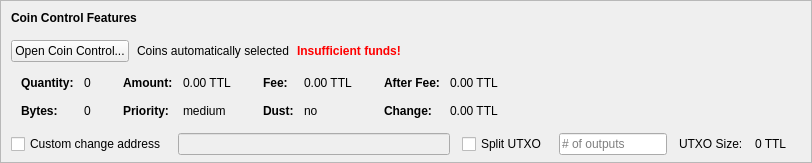
    <widget class="QFrame" name="frameCoinControl">
     <property name="sizePolicy">
      <sizepolicy hsizetype="Expanding" vsizetype="Expanding">
       <horstretch>0</horstretch>
       <verstretch>0</verstretch>
      </sizepolicy>
     </property>
     <property name="maximumSize">
      <size>
       <width>16777215</width>
       <height>16777215</height>
      </size>
     </property>
     <property name="frameShape">
      <enum>QFrame::StyledPanel</enum>
     </property>
     <property name="frameShadow">
      <enum>QFrame::Sunken</enum>
     </property>
     <layout class="QVBoxLayout" name="verticalLayoutCoinControl2">
      <property name="spacing">
       <number>0</number>
      </property>
      <property name="leftMargin">
       <number>0</number>
      </property>
      <property name="topMargin">
       <number>0</number>
      </property>
      <property name="rightMargin">
       <number>0</number>
      </property>
      <property name="bottomMargin">
       <number>6</number>
      </property>
      <item>
       <layout class="QVBoxLayout" name="verticalLayoutCoinControl" stretch="0,0,0,0,1">
        <property name="spacing">
         <number>0</number>
        </property>
        <property name="leftMargin">
         <number>10</number>
        </property>
        <property name="topMargin">
         <number>10</number>
        </property>
        <item>
         <layout class="QHBoxLayout" name="horizontalLayoutCoinControl1">
          <property name="bottomMargin">
           <number>15</number>
          </property>
          <item>
           <widget class="QLabel" name="labelCoinControlFeatures">
            <property name="sizePolicy">
             <sizepolicy hsizetype="Preferred" vsizetype="Maximum">
              <horstretch>0</horstretch>
              <verstretch>0</verstretch>
             </sizepolicy>
            </property>
            <property name="font">
             <font>
              <weight>75</weight>
              <bold>true</bold>
             </font>
            </property>
            <property name="styleSheet">
             <string notr="true">font-weight:bold;</string>
            </property>
            <property name="text">
             <string>Coin Control Features</string>
            </property>
           </widget>
          </item>
         </layout>
        </item>
        <item>
         <layout class="QHBoxLayout" name="horizontalLayoutCoinControl2" stretch="0,0,0,0">
          <property name="spacing">
           <number>8</number>
          </property>
          <property name="bottomMargin">
           <number>10</number>
          </property>
          <item>
           <widget class="QPushButton" name="pushButtonCoinControl">
            <property name="styleSheet">
             <string notr="true"/>
            </property>
            <property name="text">
             <string>Open Coin Control...</string>
            </property>
            <property name="autoDefault">
             <bool>false</bool>
            </property>
           </widget>
          </item>
          <item>
           <widget class="QLabel" name="labelCoinControlAutomaticallySelected">
            <property name="text">
             <string>Coins automatically selected</string>
            </property>
            <property name="margin">
             <number>5</number>
            </property>
           </widget>
          </item>
          <item>
           <widget class="QLabel" name="labelCoinControlInsuffFunds">
            <property name="font">
             <font>
              <weight>75</weight>
              <bold>true</bold>
             </font>
            </property>
            <property name="styleSheet">
             <string notr="true">color:red;font-weight:bold;</string>
            </property>
            <property name="text">
             <string>Insufficient funds!</string>
            </property>
            <property name="margin">
             <number>5</number>
            </property>
           </widget>
          </item>
          <item>
           <spacer name="horizontalSpacerCoinControl">
            <property name="orientation">
             <enum>Qt::Horizontal</enum>
            </property>
            <property name="sizeHint" stdset="0">
             <size>
              <width>40</width>
              <height>1</height>
             </size>
            </property>
           </spacer>
          </item>
         </layout>
        </item>
        <item>
         <widget class="QWidget" name="widgetCoinControl" native="true">
          <property name="sizePolicy">
           <sizepolicy hsizetype="Preferred" vsizetype="Preferred">
            <horstretch>0</horstretch>
            <verstretch>0</verstretch>
           </sizepolicy>
          </property>
          <property name="minimumSize">
           <size>
            <width>0</width>
            <height>0</height>
           </size>
          </property>
          <property name="styleSheet">
           <string notr="true"/>
          </property>
          <layout class="QHBoxLayout" name="horizontalLayoutCoinControl5">
           <property name="leftMargin">
            <number>0</number>
           </property>
           <property name="topMargin">
            <number>0</number>
           </property>
           <property name="rightMargin">
            <number>0</number>
           </property>
           <property name="bottomMargin">
            <number>0</number>
           </property>
           <item>
            <layout class="QHBoxLayout" name="horizontalLayoutCoinControl3" stretch="0,0,0,1">
             <property name="spacing">
              <number>20</number>
             </property>
             <property name="topMargin">
              <number>0</number>
             </property>
             <property name="bottomMargin">
              <number>10</number>
             </property>
             <item>
              <layout class="QFormLayout" name="formLayoutCoinControl1">
               <property name="horizontalSpacing">
                <number>10</number>
               </property>
               <property name="verticalSpacing">
                <number>14</number>
               </property>
               <property name="leftMargin">
                <number>10</number>
               </property>
               <property name="topMargin">
                <number>4</number>
               </property>
               <property name="rightMargin">
                <number>6</number>
               </property>
               <item row="0" column="0">
                <widget class="QLabel" name="labelCoinControlQuantityText">
                 <property name="font">
                  <font>
                   <weight>75</weight>
                   <bold>true</bold>
                  </font>
                 </property>
                 <property name="text">
                  <string>Quantity:</string>
                 </property>
                 <property name="margin">
                  <number>0</number>
                 </property>
                </widget>
               </item>
               <item row="0" column="1">
                <widget class="QLabel" name="labelCoinControlQuantity">
                 <property name="cursor">
                  <cursorShape>IBeamCursor</cursorShape>
                 </property>
                 <property name="contextMenuPolicy">
                  <enum>Qt::ActionsContextMenu</enum>
                 </property>
                 <property name="text">
                  <string notr="true">0</string>
                 </property>
                 <property name="margin">
                  <number>0</number>
                 </property>
                 <property name="textInteractionFlags">
                  <set>Qt::LinksAccessibleByMouse|Qt::TextSelectableByKeyboard|Qt::TextSelectableByMouse</set>
                 </property>
                </widget>
               </item>
               <item row="1" column="0">
                <widget class="QLabel" name="labelCoinControlBytesText">
                 <property name="font">
                  <font>
                   <weight>75</weight>
                   <bold>true</bold>
                  </font>
                 </property>
                 <property name="text">
                  <string>Bytes:</string>
                 </property>
                </widget>
               </item>
               <item row="1" column="1">
                <widget class="QLabel" name="labelCoinControlBytes">
                 <property name="cursor">
                  <cursorShape>IBeamCursor</cursorShape>
                 </property>
                 <property name="contextMenuPolicy">
                  <enum>Qt::ActionsContextMenu</enum>
                 </property>
                 <property name="text">
                  <string notr="true">0</string>
                 </property>
                 <property name="textInteractionFlags">
                  <set>Qt::LinksAccessibleByMouse|Qt::TextSelectableByKeyboard|Qt::TextSelectableByMouse</set>
                 </property>
                </widget>
               </item>
              </layout>
             </item>
             <item>
              <layout class="QFormLayout" name="formLayoutCoinControl2">
               <property name="horizontalSpacing">
                <number>10</number>
               </property>
               <property name="verticalSpacing">
                <number>14</number>
               </property>
               <property name="leftMargin">
                <number>6</number>
               </property>
               <property name="topMargin">
                <number>4</number>
               </property>
               <property name="rightMargin">
                <number>6</number>
               </property>
               <item row="0" column="0">
                <widget class="QLabel" name="labelCoinControlAmountText">
                 <property name="font">
                  <font>
                   <weight>75</weight>
                   <bold>true</bold>
                  </font>
                 </property>
                 <property name="text">
                  <string>Amount:</string>
                 </property>
                 <property name="margin">
                  <number>0</number>
                 </property>
                </widget>
               </item>
               <item row="0" column="1">
                <widget class="QLabel" name="labelCoinControlAmount">
                 <property name="cursor">
                  <cursorShape>IBeamCursor</cursorShape>
                 </property>
                 <property name="contextMenuPolicy">
                  <enum>Qt::ActionsContextMenu</enum>
                 </property>
                 <property name="text">
                  <string notr="true">0.00 TTL</string>
                 </property>
                 <property name="textInteractionFlags">
                  <set>Qt::LinksAccessibleByMouse|Qt::TextSelectableByKeyboard|Qt::TextSelectableByMouse</set>
                 </property>
                </widget>
               </item>
               <item row="1" column="0">
                <widget class="QLabel" name="labelCoinControlPriorityText">
                 <property name="font">
                  <font>
                   <weight>75</weight>
                   <bold>true</bold>
                  </font>
                 </property>
                 <property name="text">
                  <string>Priority:</string>
                 </property>
                </widget>
               </item>
               <item row="1" column="1">
                <widget class="QLabel" name="labelCoinControlPriority">
                 <property name="cursor">
                  <cursorShape>IBeamCursor</cursorShape>
                 </property>
                 <property name="contextMenuPolicy">
                  <enum>Qt::ActionsContextMenu</enum>
                 </property>
                 <property name="text">
                  <string>medium</string>
                 </property>
                 <property name="textInteractionFlags">
                  <set>Qt::LinksAccessibleByMouse|Qt::TextSelectableByKeyboard|Qt::TextSelectableByMouse</set>
                 </property>
                </widget>
               </item>
              </layout>
             </item>
             <item>
              <layout class="QFormLayout" name="formLayoutCoinControl3">
               <property name="horizontalSpacing">
                <number>10</number>
               </property>
               <property name="verticalSpacing">
                <number>14</number>
               </property>
               <property name="leftMargin">
                <number>6</number>
               </property>
               <property name="topMargin">
                <number>4</number>
               </property>
               <property name="rightMargin">
                <number>6</number>
               </property>
               <item row="0" column="0">
                <widget class="QLabel" name="labelCoinControlFeeText">
                 <property name="font">
                  <font>
                   <weight>75</weight>
                   <bold>true</bold>
                  </font>
                 </property>
                 <property name="text">
                  <string>Fee:</string>
                 </property>
                 <property name="margin">
                  <number>0</number>
                 </property>
                </widget>
               </item>
               <item row="0" column="1">
                <widget class="QLabel" name="labelCoinControlFee">
                 <property name="cursor">
                  <cursorShape>IBeamCursor</cursorShape>
                 </property>
                 <property name="contextMenuPolicy">
                  <enum>Qt::ActionsContextMenu</enum>
                 </property>
                 <property name="text">
                  <string notr="true">0.00 TTL</string>
                 </property>
                 <property name="textInteractionFlags">
                  <set>Qt::LinksAccessibleByMouse|Qt::TextSelectableByKeyboard|Qt::TextSelectableByMouse</set>
                 </property>
                </widget>
               </item>
               <item row="1" column="0">
                <widget class="QLabel" name="labelCoinControlLowOutputText">
                 <property name="font">
                  <font>
                   <weight>75</weight>
                   <bold>true</bold>
                  </font>
                 </property>
                 <property name="text">
                  <string>Dust:</string>
                 </property>
                </widget>
               </item>
               <item row="1" column="1">
                <widget class="QLabel" name="labelCoinControlLowOutput">
                 <property name="cursor">
                  <cursorShape>IBeamCursor</cursorShape>
                 </property>
                 <property name="contextMenuPolicy">
                  <enum>Qt::ActionsContextMenu</enum>
                 </property>
                 <property name="text">
                  <string>no</string>
                 </property>
                 <property name="textInteractionFlags">
                  <set>Qt::LinksAccessibleByMouse|Qt::TextSelectableByKeyboard|Qt::TextSelectableByMouse</set>
                 </property>
                </widget>
               </item>
              </layout>
             </item>
             <item>
              <layout class="QFormLayout" name="formLayoutCoinControl4">
               <property name="horizontalSpacing">
                <number>10</number>
               </property>
               <property name="verticalSpacing">
                <number>14</number>
               </property>
               <property name="leftMargin">
                <number>6</number>
               </property>
               <property name="topMargin">
                <number>4</number>
               </property>
               <property name="rightMargin">
                <number>6</number>
               </property>
               <item row="0" column="0">
                <widget class="QLabel" name="labelCoinControlAfterFeeText">
                 <property name="font">
                  <font>
                   <weight>75</weight>
                   <bold>true</bold>
                  </font>
                 </property>
                 <property name="text">
                  <string>After Fee:</string>
                 </property>
                 <property name="margin">
                  <number>0</number>
                 </property>
                </widget>
               </item>
               <item row="0" column="1">
                <widget class="QLabel" name="labelCoinControlAfterFee">
                 <property name="cursor">
                  <cursorShape>IBeamCursor</cursorShape>
                 </property>
                 <property name="contextMenuPolicy">
                  <enum>Qt::ActionsContextMenu</enum>
                 </property>
                 <property name="text">
                  <string notr="true">0.00 TTL</string>
                 </property>
                 <property name="textInteractionFlags">
                  <set>Qt::LinksAccessibleByMouse|Qt::TextSelectableByKeyboard|Qt::TextSelectableByMouse</set>
                 </property>
                </widget>
               </item>
               <item row="1" column="0">
                <widget class="QLabel" name="labelCoinControlChangeText">
                 <property name="font">
                  <font>
                   <weight>75</weight>
                   <bold>true</bold>
                  </font>
                 </property>
                 <property name="text">
                  <string>Change:</string>
                 </property>
                </widget>
               </item>
               <item row="1" column="1">
                <widget class="QLabel" name="labelCoinControlChange">
                 <property name="cursor">
                  <cursorShape>IBeamCursor</cursorShape>
                 </property>
                 <property name="contextMenuPolicy">
                  <enum>Qt::ActionsContextMenu</enum>
                 </property>
                 <property name="text">
                  <string notr="true">0.00 TTL</string>
                 </property>
                 <property name="textInteractionFlags">
                  <set>Qt::LinksAccessibleByMouse|Qt::TextSelectableByKeyboard|Qt::TextSelectableByMouse</set>
                 </property>
                </widget>
               </item>
              </layout>
             </item>
            </layout>
           </item>
          </layout>
         </widget>
        </item>
        <item>
         <layout class="QHBoxLayout" name="horizontalLayoutCoinControl4" stretch="0,0,0,0,0,0,0">
          <property name="spacing">
           <number>12</number>
          </property>
          <property name="sizeConstraint">
           <enum>QLayout::SetDefaultConstraint</enum>
          </property>
          <property name="topMargin">
           <number>5</number>
          </property>
          <property name="rightMargin">
           <number>5</number>
          </property>
          <item>
           <widget class="QCheckBox" name="checkBoxCoinControlChange">
            <property name="toolTip">
             <string>If this is activated, but the change address is empty or invalid, change will be sent to a newly generated address.</string>
            </property>
            <property name="text">
             <string>Custom change address</string>
            </property>
           </widget>
          </item>
          <item>
           <widget class="QValidatedLineEdit" name="lineEditCoinControlChange">
            <property name="enabled">
             <bool>false</bool>
            </property>
            <property name="sizePolicy">
             <sizepolicy hsizetype="Expanding" vsizetype="Fixed">
              <horstretch>0</horstretch>
              <verstretch>0</verstretch>
             </sizepolicy>
            </property>
           </widget>
          </item>
          <item>
           <widget class="QCheckBox" name="splitBlockCheckBox">
            <property name="text">
             <string>Split UTXO</string>
            </property>
           </widget>
          </item>
          <item>
           <widget class="QLineEdit" name="splitBlockLineEdit">
            <property name="sizePolicy">
             <sizepolicy hsizetype="Fixed" vsizetype="Fixed">
              <horstretch>50</horstretch>
              <verstretch>0</verstretch>
             </sizepolicy>
            </property>
            <property name="placeholderText">
             <string># of outputs</string>
            </property>
           </widget>
          </item>
          <item>
           <widget class="QLabel" name="labelBlockSizeText">
            <property name="text">
             <string>UTXO Size:</string>
            </property>
           </widget>
          </item>
          <item>
           <widget class="QLabel" name="labelBlockSize">
            <property name="text">
             <string>0 TTL</string>
            </property>
           </widget>
          </item>
          <item>
           <widget class="QLabel" name="labelCoinControlChangeLabel">
            <property name="sizePolicy">
             <sizepolicy hsizetype="Preferred" vsizetype="Expanding">
              <horstretch>0</horstretch>
              <verstretch>0</verstretch>
             </sizepolicy>
            </property>
            <property name="minimumSize">
             <size>
              <width>0</width>
              <height>0</height>
             </size>
            </property>
            <property name="text">
             <string/>
            </property>
            <property name="margin">
             <number>3</number>
            </property>
           </widget>
          </item>
         </layout>
        </item>
        <item>
         <spacer name="verticalSpacerCoinControl">
          <property name="orientation">
           <enum>Qt::Vertical</enum>
          </property>
          <property name="sizeHint" stdset="0">
           <size>
            <width>800</width>
            <height>1</height>
           </size>
          </property>
         </spacer>
        </item>
       </layout>
      </item>
     </layout>
    </widget>
